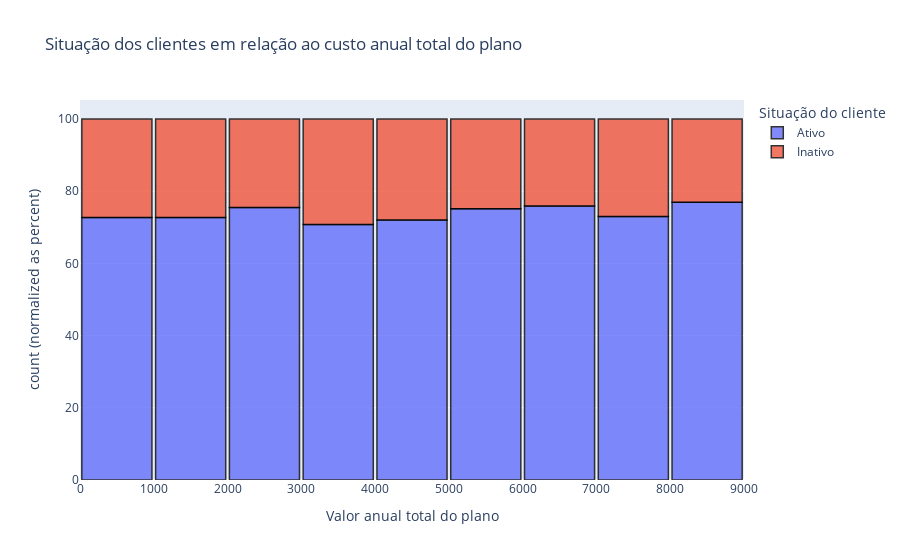

The notebook cell this image was saved under:
### Markdown cell above
### **4.2.2 - Perfil de gasto total dos clientes**

Já em relação ao gasto anual, não há  diferença significativa para ataxa de cancelamento. Para toso os grupos, a média ficou em torno de 25% dos clientes pedindo cancelamento.

### Code cell
# # Avaliação em relação ao custo anual total do plano
df_gastos = df.Valor_Anual.value_counts()
df_gastos = df_gastos.to_frame().reset_index()
df_gastos.columns = ['Valor anual total do plano', 'Quantidade']
df_gastos['Situação do cliente'] = df.Cliente_Inativo
df_gastos['Situação do cliente'] = df_gastos['Situação do cliente'].map({0:'Ativo', 1:'Inativo'})


fig = px.histogram(df_gastos, x="Valor anual total do plano", color = "Situação do cliente", nbins = 10,
    title="Situação dos clientes em relação ao custo anual total do plano", barnorm='percent')
fig.update_traces( opacity=0.8, marker_line_width=1.5, marker_line_color = 'rgb(0,0,0)')
fig.update_layout(bargap=0.05)
fig.show()

### Figure 1 — Plotly figure (JSON) as saved in the notebook; plotly's stock layout.template omitted (floating-point values rounded to 4 significant figures; data arrays with more than 128 entries replaced by an {"elided": "..."} marker saying what was removed)
{"data": [{"alignmentgroup": "True", "bingroup": "x", "hovertemplate": "Situação do cliente=Ativo<br>Valor anual total do plano=%{x}<br>count (normalized as percent)=%{y}<extra></extra>", "legendgroup": "Ativo", "marker": {"color": "#636efa", "line": {"color": "rgb(0,0,0)", "width": 1.5}, "pattern": {"shape": ""}}, "name": "Ativo", "nbinsx": 10, "offsetgroup": "Ativo", "opacity": 0.8, "orientation": "v", "showlegend": true, "type": "histogram", "x": {"elided": "4778 float values"}, "xaxis": "x", "yaxis": "y"}, {"alignmentgroup": "True", "bingroup": "x", "hovertemplate": "Situação do cliente=Inativo<br>Valor anual total do plano=%{x}<br>count (normalized as percent)=%{y}<extra></extra>", "legendgroup": "Inativo", "marker": {"color": "#EF553B", "line": {"color": "rgb(0,0,0)", "width": 1.5}, "pattern": {"shape": ""}}, "name": "Inativo", "nbinsx": 10, "offsetgroup": "Inativo", "opacity": 0.8, "orientation": "v", "showlegend": true, "type": "histogram", "x": {"elided": "1752 float values"}, "xaxis": "x", "yaxis": "y"}], "layout": {"bargap": 0.05, "barmode": "relative", "barnorm": "percent", "legend": {"title": {"text": "Situação do cliente"}, "tracegroupgap": 0}, "title": {"text": "Situação dos clientes em relação ao custo anual total do plano"}, "xaxis": {"anchor": "y", "domain": [0, 1], "title": {"text": "Valor anual total do plano"}}, "yaxis": {"anchor": "x", "domain": [0, 1], "title": {"text": "count (normalized as percent)"}}}}
